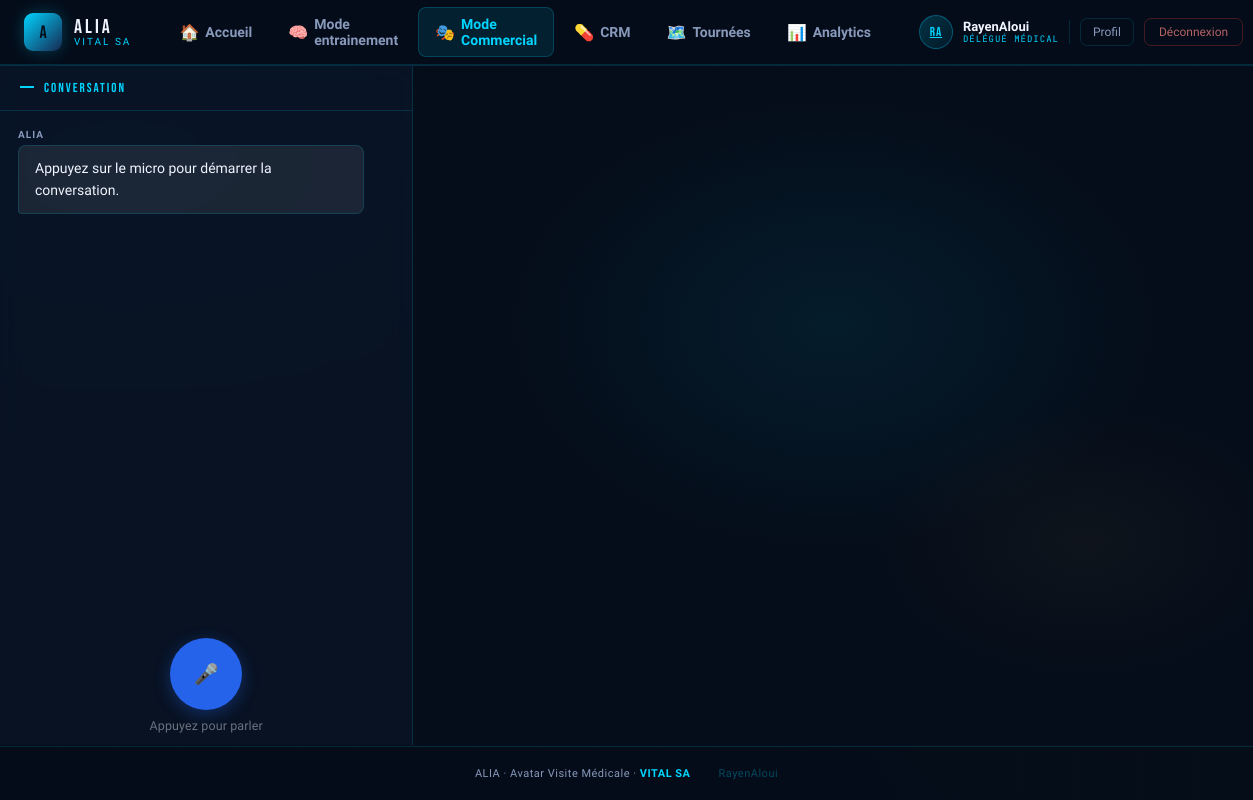
The page /alia-api/ (signed in) on the database its author committed.
### apps/accounts/models.py (models this page shows, shortened)
class UserProfile(models.Model):
    ROLE_CHOICES = [
        ('delegue', 'Délégué médical'),
        ('manager', 'Manager'),
    ]
    user        = models.OneToOneField(User, on_delete=models.CASCADE,
                                       related_name='profile')
    role        = models.CharField(max_length=20, choices=ROLE_CHOICES,
                                   default='delegue')
    region      = models.CharField(max_length=100, blank=True,
                                   default='Grand Tunis')
    telephone   = models.CharField(max_length=20, blank=True)
    created_at  = models.DateTimeField(auto_now_add=True)
    xp          = models.IntegerField(default=0)
    level       = models.IntegerField(default=1)
    badges      = models.JSONField(default=list, blank=True)
    unlocked_bosses = models.JSONField(default=list, blank=True)
    class Meta:
        verbose_name        = 'Profil utilisateur'
        verbose_name_plural = 'Profils utilisateurs'
    @property
    def display_name(self):
        return self.user.get_full_name() or self.user.username
    @property
    def initials(self):
        fn = self.user.first_name
        ln = self.user.last_name
        if fn and ln:
            return (fn[0] + ln[0]).upper()
        return self.user.username[:2].upper()

### apps/modeling/views.py (the view)
@require_GET
def modeling_index(request):
    return render_modeling_index(request)

### apps/modeling/context_processors.py (called while the page is built)
def modeling_nav(_request):
    try:
        return {"modeling_url": reverse("modeling_index")}
    except NoReverseMatch:
        return {"modeling_url": "/alia-api/"}

### apps/modeling/rendering.py (called while the page is built)
def modeling_page_context():
    return {
        "page": "modeling",
        "modeling_api_base": reverse("modeling_index").rstrip("/"),
    }

def render_modeling_index(request):
    return render(request, "modeling/index.html", modeling_page_context())

### templates/modeling/index.html (shortened to what this page needs)
{% extends "base.html" %}
{% load static %}
{% block content %}
<div class="modeling-page" id="modeling-app" data-api-base="{{ modeling_api_base }}"
    data-avatar-url="{{ modeling_api_base }}/static/avatar.glb">
    <div class="modeling-split">
        <div class="modeling-chat">
            <div class="modeling-chat__header">Conversation</div>
            <div class="modeling-chat__transcript" id="transcript">
                <div class="modeling-msg modeling-msg--alia">
                    <div class="modeling-msg__sender">ALIA</div>
                    <div class="modeling-msg__bubble">Appuyez sur le micro pour démarrer la conversation.</div>
                </div>
            </div>
            <div class="modeling-mic-bar">
                <button type="button" id="micBtn" class="modeling-mic-btn modeling-mic-btn--large" title="Parler à ALIA"
                    aria-label="Parler à ALIA">
                    <span class="modeling-mic-btn__icon" aria-hidden="true">🎤</span>
                </button>
                <div class="modeling-mic-bar__hint" id="micHint">Appuyez pour parler</div>
            </div>
        </div>
        <div class="modeling-viewport">
            <div id="canvas-container" class="modeling-viewport__canvas" role="img" aria-label="Avatar 3D"></div>
        </div>
    </div>
</div>
{% endblock %}

### templates/base.html (shortened to what this page needs)
{% load static %}
<!DOCTYPE html>
<html lang="fr">
<head>
  <link rel="stylesheet" href="{% static 'css/style.css' %}">
</head>
<body>
  <nav class="navbar">
    <div class="nav-inner">
      <a href="{% url 'home:index' %}" class="nav-brand">
        <div class="nav-logo">A</div>
        <div class="nav-brand-text">
          <span class="nav-title">ALIA</span>
          <span class="nav-sub">VITAL SA</span>
        </div>
      </a>
      <div class="nav-links">
        <a href="{% url 'home:index' %}"
           class="nav-link {% if page == 'home' %}active{% endif %}">
          <span class="nav-icon">🏠</span> Accueil
        </a>
        <a href="{% url 'simulator:index' %}"
           class="nav-link {% if page == 'simulator' %}active{% endif %}">
          <span class="nav-icon">🧠</span> Mode entrainement
        </a>
        <a href="{{ modeling_url }}"
           class="nav-link {% if page == 'modeling' %}active{% endif %}">
          <span class="nav-icon">🎭</span> Mode Commercial
        </a>
         <a href="{% url 'crm:overview' %}"
           class="nav-link {% if page == 'crm' %}active{% endif %}">
          <span class="nav-icon">💊</span> CRM
        </a>
        <a href="{% url 'routes:index' %}"
           class="nav-link {% if page == 'routes' %}active{% endif %}">
          <span class="nav-icon">🗺️</span> Tournées
        </a>
        <a href="{% url 'analytics:index' %}"
           class="nav-link {% if page == 'analytics' %}active{% endif %}">
          <span class="nav-icon">📊</span> Analytics
        </a>
      </div>
      {% if user.is_authenticated %}
      <div class="nav-user">
        {% with profile=user.profile %}
        <a href="{% url 'accounts:profile' %}" class="nav-user-avatar"
           title="Mon profil">
          {{ profile.initials }}
        </a>
        <div class="nav-user-info">
          <span class="nav-user-name">{{ profile.display_name }}</span>
          <span class="nav-user-role">{{ profile.get_role_display }}</span>
        </div>
        {% endwith %}
        <a href="{% url 'accounts:profile' %}" class="nav-profile-link">Profil</a>
        <form class="nav-logout-form" method="post" action="{% url 'accounts:logout' %}">
          <button class="nav-logout-btn" type="submit">Déconnexion</button>
        </form>
      </div>
      {% endif %}
    </div>
  </nav>
  <main class="main-content">
    {% block content %}{% endblock %}
  </main>
  <footer class="footer">
    <div class="footer-inner">
      <span>ALIA · Avatar Visite Médicale · <strong>VITAL SA</strong></span>
      {% if user.is_authenticated %}
      <span style="color:rgba(0,212,255,0.3);font-size:11px;margin-left:16px;">
        {{ user.username }}
      </span>
      {% endif %}
    </div>
  </footer>
</body>
</html>

### templates/base.html (style rules this page uses)
.nav-user { display:flex;align-items:center;gap:10px;margin-left:auto; flex-shrink:0; }
.nav-user-avatar { width:34px;height:34px;border-radius:50%; background:linear-gradient(135deg,rgba(0,212,255,0.2),rgba(0,153,187,0.1)); border:1px solid rgba(0,212,255,0.3); display:flex;align-items:center;justify-content:center; font-family:'Bebas Neue',cursive;font-size:13px;color:#00d4ff; letter-spacing:1px;cursor:pointer;flex-shrink:0; transition:border-color .2s; }
.nav-user-info { display:flex;flex-direction:column;line-height:1.2; }
.nav-user-name { font-size:13px;font-weight:600;color:#f0f4ff; }
.nav-user-role { font-size:9px;letter-spacing:1px;text-transform:uppercase; color:#00d4ff;font-family:'JetBrains Mono',monospace; }
.nav-logout-form { margin:0; }
.nav-logout-btn { padding:6px 14px;border-radius:7px; background:transparent;border:1px solid rgba(255,68,68,0.25); color:rgba(255,136,136,0.7);font-size:12px; font-family:'Source Sans 3',sans-serif;cursor:pointer; transition:all .2s;white-space:nowrap; }
.nav-profile-link { padding:6px 12px;border-radius:7px; background:transparent;border:1px solid rgba(0,212,255,0.15); color:#8899bb;font-size:12px;text-decoration:none; transition:all .2s;white-space:nowrap; }

### templates/modeling/index.html (style rules this page uses)
.modeling-mic-bar { display: flex; flex-direction: column; align-items: center; padding: 16px 0 12px; gap: 8px; }
.modeling-mic-btn--large { width: 72px !important; height: 72px !important; border-radius: 50% !important; font-size: 2rem !important; background: #2563eb; border: none; cursor: pointer; display: flex; align-items: center; justify-content: center; box-shadow: 0 4px 16px rgba(37, 99, 235, 0.35); transition: background 0.2s, transform 0.15s, box-shadow 0.2s; }
.modeling-mic-bar__hint { font-size: 0.78rem; color: #6b7280; letter-spacing: 0.01em; }

### rows shown on the page
UserProfile: initials "RA", display_name "RayenAloui", role "DÉLÉGUÉ MÉDICAL"

### other values the page prints
{{ user.username }} "RayenAloui"
